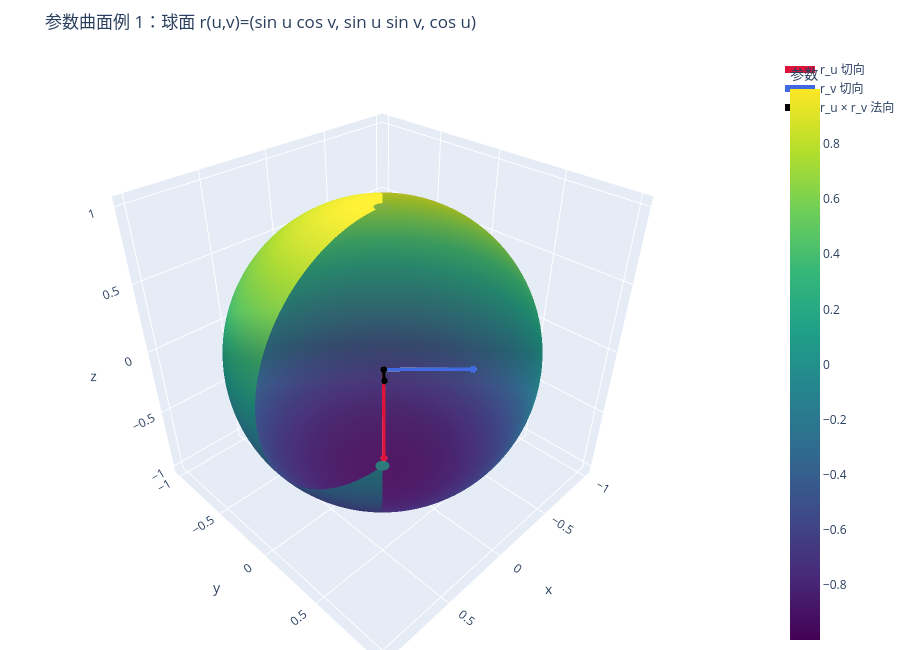
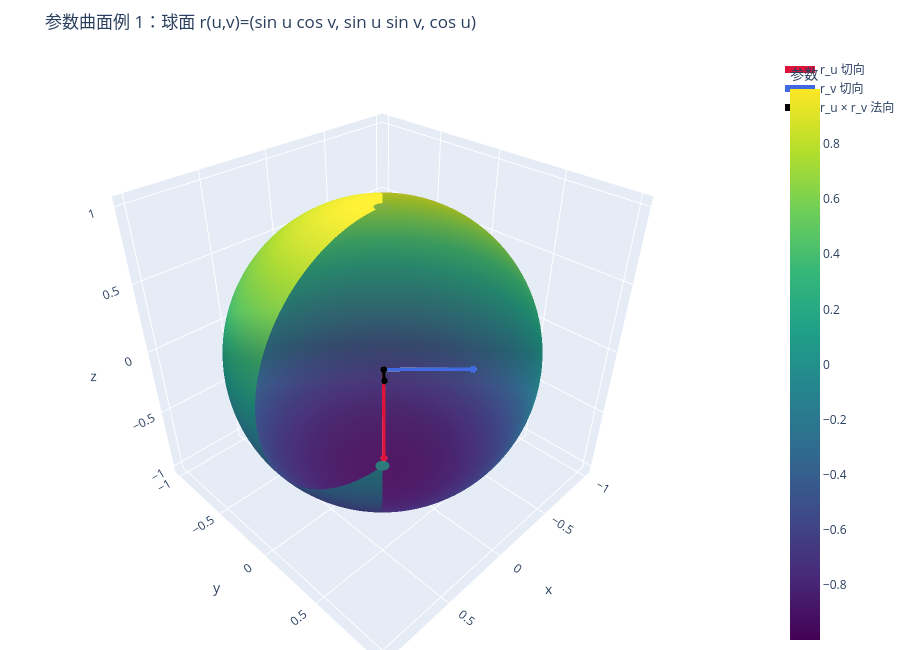

The notebook cell saved with these charts, in order:
### Markdown cell above
## 4. 参数曲面：用两个参数生成三维曲面

参数曲面写作

$$\mathbf r(u,v)=(x(u,v),y(u,v),z(u,v)).$$

两个切向量

$$\mathbf r_u,\quad \mathbf r_v$$

张成切平面；如果 $\mathbf r_u\times \mathbf r_v\neq 0$，叉积方向就是曲面的法向方向。

### Code cell
u = np.linspace(0.05, np.pi - 0.05, 90)
v = np.linspace(0, 2 * np.pi, 120)
U, V = np.meshgrid(u, v, indexing="ij")
X_sphere = np.sin(U) * np.cos(V)
Y_sphere = np.sin(U) * np.sin(V)
Z_sphere = np.cos(U)

plot_parametric_surface(
    X_sphere,
    Y_sphere,
    Z_sphere,
    u=u,
    v=v,
    sample_uv=(np.pi / 3, np.pi / 4),
    title="参数曲面例 1：球面 r(u,v)=(sin u cos v, sin u sin v, cos u)",
)

### Figure 1 — Plotly figure (JSON) as saved in the notebook; plotly's stock layout.template omitted (floating-point values rounded to 4 significant figures; data arrays with more than 128 entries replaced by an {"elided": "..."} marker saying what was removed)
{"data": [{"colorbar": {"title": {"text": "参数"}}, "colorscale": [[0, "#440154"], [0.1111, "#482878"], [0.2222, "#3e4989"], [0.3333, "#31688e"], [0.4444, "#26828e"], [0.5556, "#1f9e89"], [0.6667, "#35b779"], [0.7778, "#6ece58"], [0.8889, "#b5de2b"], [1, "#fde725"]], "name": "参数曲面", "opacity": 0.92, "type": "surface", "x": {"elided": "90x120 float values"}, "y": {"elided": "90x120 float values"}, "z": {"elided": "90x120 float values"}}, {"line": {"color": "crimson", "width": 7}, "marker": {"color": "crimson", "size": 4}, "mode": "lines+markers", "name": "r_u 切向", "type": "scatter3d", "x": [0.6062, 0.7659], "y": [0.6142, 0.7761], "z": [0.5053, 0.117]}, {"line": {"color": "royalblue", "width": 7}, "marker": {"color": "royalblue", "size": 4}, "mode": "lines+markers", "name": "r_v 切向", "type": "scatter3d", "x": [0.6062, 0.2859], "y": [0.6142, 0.9303], "z": [0.5053, 0.5053]}, {"line": {"color": "black", "width": 7}, "marker": {"color": "black", "size": 4}, "mode": "lines+markers", "name": "r_u × r_v 法向", "type": "scatter3d", "x": [0.6062, 0.8789], "y": [0.6142, 0.8906], "z": [0.5053, 0.7327]}], "layout": {"height": 650, "margin": {"b": 0, "l": 0, "r": 0, "t": 55}, "scene": {"aspectmode": "data", "xaxis": {"title": {"text": "x"}}, "yaxis": {"title": {"text": "y"}}, "zaxis": {"title": {"text": "z"}}}, "title": {"text": "参数曲面例 1：球面 r(u,v)=(sin u cos v, sin u sin v, cos u)"}, "width": 900}}

### Figure 2 — Plotly figure (JSON) as saved in the notebook; plotly's stock layout.template omitted (floating-point values rounded to 4 significant figures; data arrays with more than 128 entries replaced by an {"elided": "..."} marker saying what was removed)
{"data": [{"colorbar": {"title": {"text": "参数"}}, "colorscale": [[0, "#440154"], [0.1111, "#482878"], [0.2222, "#3e4989"], [0.3333, "#31688e"], [0.4444, "#26828e"], [0.5556, "#1f9e89"], [0.6667, "#35b779"], [0.7778, "#6ece58"], [0.8889, "#b5de2b"], [1, "#fde725"]], "name": "参数曲面", "opacity": 0.92, "type": "surface", "x": {"elided": "90x120 float values"}, "y": {"elided": "90x120 float values"}, "z": {"elided": "90x120 float values"}}, {"line": {"color": "crimson", "width": 7}, "marker": {"color": "crimson", "size": 4}, "mode": "lines+markers", "name": "r_u 切向", "type": "scatter3d", "x": [0.6062, 0.7659], "y": [0.6142, 0.7761], "z": [0.5053, 0.117]}, {"line": {"color": "royalblue", "width": 7}, "marker": {"color": "royalblue", "size": 4}, "mode": "lines+markers", "name": "r_v 切向", "type": "scatter3d", "x": [0.6062, 0.2859], "y": [0.6142, 0.9303], "z": [0.5053, 0.5053]}, {"line": {"color": "black", "width": 7}, "marker": {"color": "black", "size": 4}, "mode": "lines+markers", "name": "r_u × r_v 法向", "type": "scatter3d", "x": [0.6062, 0.8789], "y": [0.6142, 0.8906], "z": [0.5053, 0.7327]}], "layout": {"height": 650, "margin": {"b": 0, "l": 0, "r": 0, "t": 55}, "scene": {"aspectmode": "data", "xaxis": {"title": {"text": "x"}}, "yaxis": {"title": {"text": "y"}}, "zaxis": {"title": {"text": "z"}}}, "title": {"text": "参数曲面例 1：球面 r(u,v)=(sin u cos v, sin u sin v, cos u)"}, "width": 900}}
